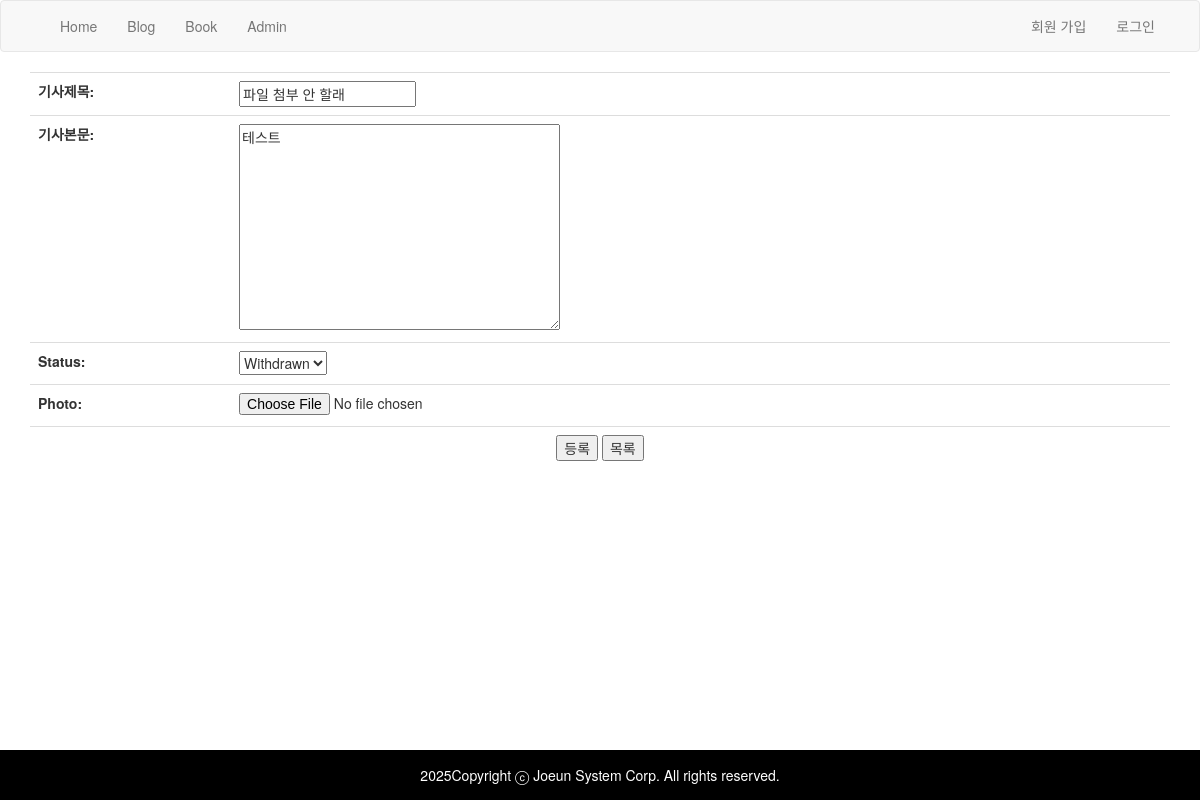
The page /article/3/edit/ on the database its author committed.
### article/models.py (models this page shows, shortened)
class Article(models.Model):
  title = models.CharField(verbose_name='기사제목', max_length=100)
  body  = models.TextField(verbose_name='기사본문')
  status = models.CharField(max_length=1, choices=STATUS_CHOICES)
  photo = models.ImageField(blank=True, upload_to=article_photo_path)

### article/templates/article/article_form.html (shortened to what this page needs)
{% extends "base.html" %}
{% block content %}
  <form action="" method="post" enctype="multipart/form-data">
   <table class="table">
     {{form.as_table}}
     <tr>
      <td colspan="2" class="text-center">
       <input type="submit" value="등록">
       <input type="button" value="목록"
       onclick="location='{% url 'article:list'%}'">
      </td>
     </tr>
   </table>
  </form>
{% endblock %}

### rows shown on the page
Article: title "파일 첨부 안 할래", body "테스트", status "Withdrawn"

### other values the page prints
{{ year }} "2025"
